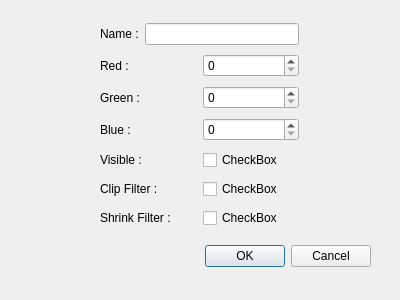
<?xml version="1.0" encoding="UTF-8"?>
<ui version="4.0">
 <class>OptionDialog</class>
 <widget class="QDialog" name="OptionDialog">
  <property name="geometry">
   <rect>
    <x>0</x>
    <y>0</y>
    <width>400</width>
    <height>300</height>
   </rect>
  </property>
  <property name="windowTitle">
   <string>Dialog</string>
  </property>
  <widget class="QDialogButtonBox" name="buttonBox">
   <property name="geometry">
    <rect>
     <x>30</x>
     <y>240</y>
     <width>341</width>
     <height>32</height>
    </rect>
   </property>
   <property name="orientation">
    <enum>Qt::Orientation::Horizontal</enum>
   </property>
   <property name="standardButtons">
    <set>QDialogButtonBox::StandardButton::Cancel|QDialogButtonBox::StandardButton::Ok</set>
   </property>
  </widget>
  <widget class="QWidget" name="">
   <property name="geometry">
    <rect>
     <x>100</x>
     <y>20</y>
     <width>199</width>
     <height>217</height>
    </rect>
   </property>
   <layout class="QVBoxLayout" name="verticalLayout">
    <item>
     <layout class="QHBoxLayout" name="horizontalLayout">
      <item>
       <widget class="QLabel" name="label">
        <property name="text">
         <string>Name :</string>
        </property>
       </widget>
      </item>
      <item>
       <widget class="QLineEdit" name="lineEditName"/>
      </item>
     </layout>
    </item>
    <item>
     <layout class="QHBoxLayout" name="horizontalLayout_2">
      <item>
       <widget class="QLabel" name="label_2">
        <property name="text">
         <string>Red :</string>
        </property>
       </widget>
      </item>
      <item>
       <widget class="QSpinBox" name="spinBoxR">
        <property name="maximum">
         <number>255</number>
        </property>
       </widget>
      </item>
     </layout>
    </item>
    <item>
     <layout class="QHBoxLayout" name="horizontalLayout_3">
      <item>
       <widget class="QLabel" name="label_3">
        <property name="text">
         <string>Green :</string>
        </property>
       </widget>
      </item>
      <item>
       <widget class="QSpinBox" name="spinBoxG">
        <property name="maximum">
         <number>255</number>
        </property>
       </widget>
      </item>
     </layout>
    </item>
    <item>
     <layout class="QHBoxLayout" name="horizontalLayout_4">
      <item>
       <widget class="QLabel" name="label_4">
        <property name="text">
         <string>Blue :</string>
        </property>
       </widget>
      </item>
      <item>
       <widget class="QSpinBox" name="spinBoxB">
        <property name="maximum">
         <number>255</number>
        </property>
       </widget>
      </item>
     </layout>
    </item>
    <item>
     <layout class="QHBoxLayout" name="horizontalLayout_5">
      <item>
       <widget class="QLabel" name="label_5">
        <property name="text">
         <string>Visible :</string>
        </property>
       </widget>
      </item>
      <item>
       <widget class="QCheckBox" name="isVisible">
        <property name="text">
         <string>CheckBox</string>
        </property>
       </widget>
      </item>
     </layout>
    </item>
    <item>
     <layout class="QHBoxLayout" name="horizontalLayout_6">
      <item>
       <widget class="QLabel" name="label_6">
        <property name="text">
         <string>Clip Filter :</string>
        </property>
       </widget>
      </item>
      <item>
       <widget class="QCheckBox" name="checkBoxClipFilter">
        <property name="text">
         <string>CheckBox</string>
        </property>
       </widget>
      </item>
     </layout>
    </item>
    <item>
     <layout class="QHBoxLayout" name="horizontalLayout_7">
      <item>
       <widget class="QLabel" name="label_7">
        <property name="text">
         <string>Shrink Filter :</string>
        </property>
       </widget>
      </item>
      <item>
       <widget class="QCheckBox" name="checkBoxShrinkFilter">
        <property name="text">
         <string>CheckBox</string>
        </property>
       </widget>
      </item>
     </layout>
    </item>
   </layout>
  </widget>
 </widget>
 <resources/>
 <connections>
  <connection>
   <sender>buttonBox</sender>
   <signal>accepted()</signal>
   <receiver>OptionDialog</receiver>
   <slot>accept()</slot>
   <hints>
    <hint type="sourcelabel">
     <x>248</x>
     <y>254</y>
    </hint>
    <hint type="destinationlabel">
     <x>157</x>
     <y>274</y>
    </hint>
   </hints>
  </connection>
  <connection>
   <sender>buttonBox</sender>
   <signal>rejected()</signal>
   <receiver>OptionDialog</receiver>
   <slot>reject()</slot>
   <hints>
    <hint type="sourcelabel">
     <x>316</x>
     <y>260</y>
    </hint>
    <hint type="destinationlabel">
     <x>286</x>
     <y>274</y>
    </hint>
   </hints>
  </connection>
 </connections>
</ui>
